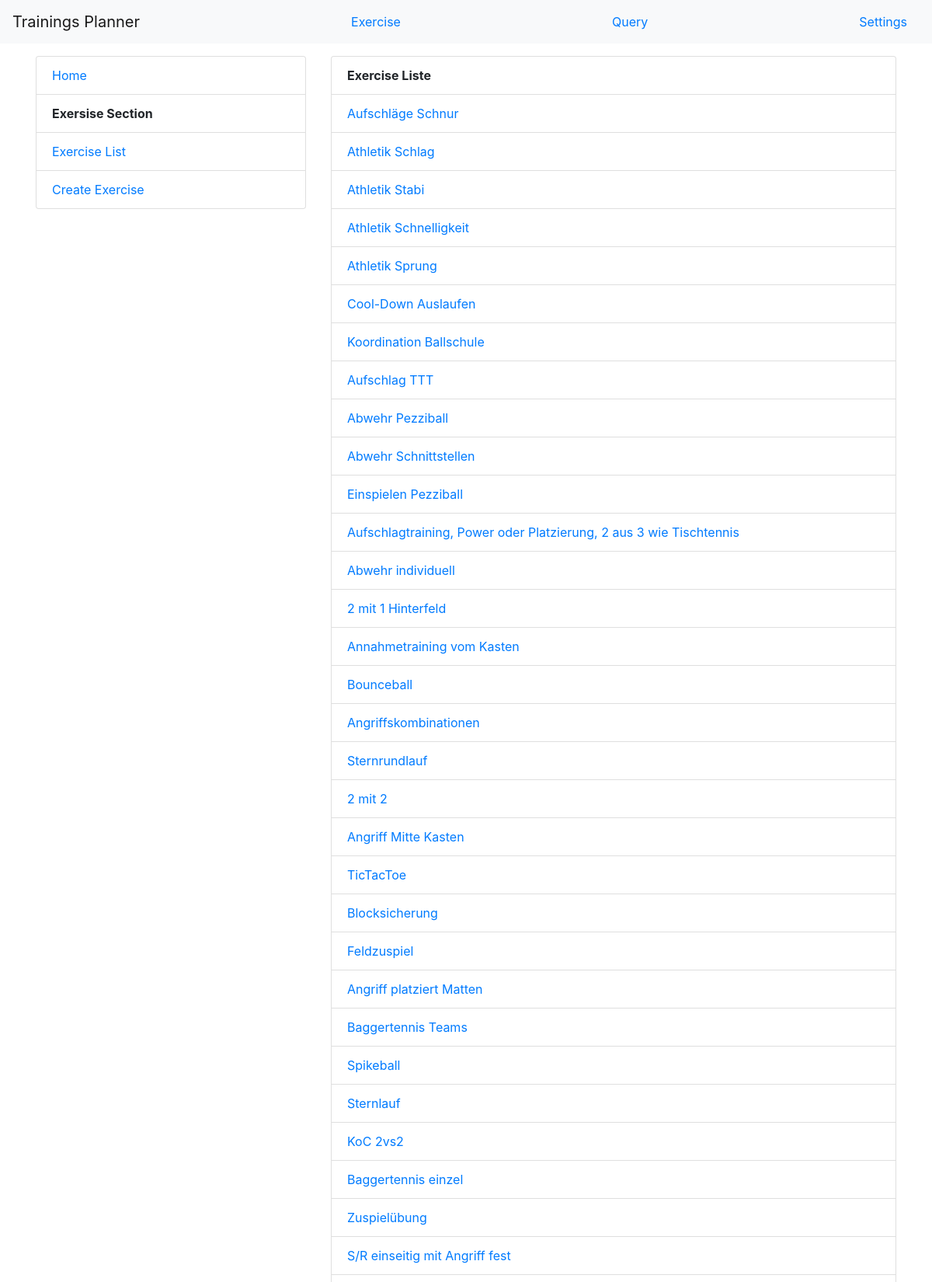
Screenshot of /trainings_planner/exercise/list/ (upper part) with the database file from the repository.
### training_planner/models.py (models this page shows, shortened)
class Exercise(models.Model):
    name = models.CharField(max_length=200)
    description = models.CharField(max_length=2000, blank=True)
    values = models.ManyToManyField(ValueUnit, through=Value, blank=True)
    ranges = models.ManyToManyField(RangeUnit, through=Range, blank=True)
    categories = models.ManyToManyField(CategoryOption, blank=True)
    def get_absolute_url(self):
        return reverse('training_planner:exercise_details', args=[self.pk])

### training_planner/views.py (the view)
# urls.py: path('list/', views.ExerciseListView.as_view(),name="exercise_query_list"),
class ExerciseListView(generic.ListView):
    model = Exercise
    def get_queryset(self):
        search_form = SearchForm(self.request.GET)
        search_form.is_valid()
        cleaned_data = search_form.cleaned_data
        result = Exercise.objects.all()
        if cleaned_data['intensity_maximum']:
            result = result.filter(intensity__lte=cleaned_data['intensity_maximum'])
        if cleaned_data['intensity_minimum']:
            result = result.filter(intensity__gte=cleaned_data['intensity_minimum'])
        for category in Category.objects.all():
            if cleaned_data[category.name]:
                result = result.filter(categories__in=cleaned_data[category.name])
        for requirement in RangeUnit.objects.all():
            if cleaned_data[requirement.name]:
                required = requirement.required_set.filter(minimum_number__lte=cleaned_data[requirement.name]).filter(
                    maximum_number__gte=cleaned_data[requirement.name])
                result = result.filter(required__in=required)
        return result

### training_planner/templates/training_planner/exercise_list.html (shortened to what this page needs)
{% extends "training_planner/base_exercise.html" %}
{% block content %}
<ul class="list-group">
    <li class="list-group-item"><b>Exercise Liste</b></li>
    {% for object in object_list %}
    <li class="list-group-item"><a href="{{object.get_absolute_url}}">{{ object.name }}</a></li>
    {% endfor %}
</ul>
{% endblock %}

### rows the page displays
Exercise: name "Aufschläge Schnur"
Exercise: name "Athletik Schlag"
Exercise: name "Athletik Stabi"
Exercise: name "Athletik Schnelligkeit"
Exercise: name "Athletik Sprung"
Exercise: name "Cool-Down Auslaufen"
Exercise: name "Koordination Ballschule"
Exercise: name "Aufschlag TTT"
Exercise: name "Abwehr Pezziball"
Exercise: name "Abwehr Schnittstellen"
Exercise: name "Einspielen Pezziball"
Exercise: name "Aufschlagtraining, Power oder Platzierung, 2 aus 3 wie Tischtennis"
Exercise: name "Abwehr individuell"
Exercise: name "2 mit 1 Hinterfeld"
Exercise: name "Annahmetraining vom Kasten"
Exercise: name "Bounceball"
Exercise: name "Angriffskombinationen"
Exercise: name "Sternrundlauf"
Exercise: name "2 mit 2"
Exercise: name "Angriff Mitte Kasten"
Exercise: name "TicTacToe"
Exercise: name "Blocksicherung"
Exercise: name "Feldzuspiel"
Exercise: name "Angriff platziert Matten"
Exercise: name "Baggertennis Teams"
Exercise: name "Spikeball"
Exercise: name "Sternlauf"
Exercise: name "KoC 2vs2"
Exercise: name "Baggertennis einzel"
Exercise: name "Zuspielübung"
Exercise: name "S/R einseitig mit Angriff fest"
